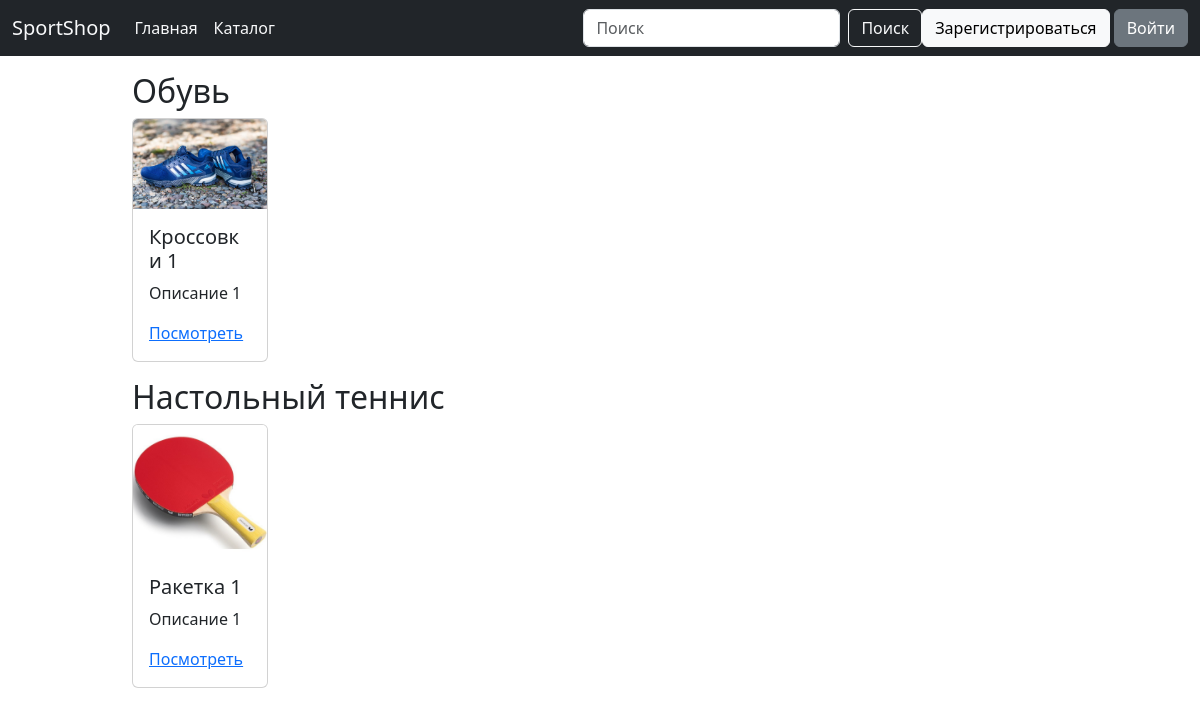
Page /catalogue on the committed database.
### data/goods.py (models this page shows, shortened)
class Goods(SqlAlchemyBase):
    __tablename__ = 'goods'
    id = sa.Column(sa.Integer, primary_key=True, autoincrement=True)
    name = sa.Column(sa.String, unique=True, nullable=True)
    desc = sa.Column(sa.Text, nullable=True)
    category = sa.Column(sa.String, nullable=True)
    price = sa.Column(sa.Double, nullable=True)
    image = sa.Column(sa.String, nullable=True)

### main.py (the view)
@app.route('/catalogue')
def catalogue():
    db_sess = db_session.create_session()
    goods_list = db_sess.query(Goods).all()
    categories = {}
    for goods_ in goods_list:
        if goods_.category not in categories:
            categories[goods_.category] = [goods_]
        else:
            categories[goods_.category].append(goods_)
    kwargs = {
        'title': 'Каталог',
        'catalogue': categories,
    }
    return render_template('catalogue.html', **kwargs)

### data/db_session.py (called while the page is built)
def create_session() -> Session:
    return __factory()

### templates/catalogue.html
{% extends "base.html" %}
{% block content %}
    {% for category in catalogue %}
        <p>
            <div class="container">
                <h2> {{ category }} </h2>
                <div class="row row-cols-md-6">
                    {% for goods in catalogue[category] %}
                        {% if loop.index <= 6 %}
                            <div class="col">
                                <div class="card">
                                    <img src="{{ goods.image }}" class="card-img-top">
                                    <div class="card-body">
                                        <h5 class="card-title"> {{ goods.name }} </h5>
                                        <p class="card-text"> {{ goods.desc }} </p>
                                        <a href="/goods/{{ goods.id }}" class="card-link"> Посмотреть </a>
                                    </div>
                                </div>
                            </div>
                        {% endif %}
                    {% endfor %}
                </div>
            </div>
        </p>
    {% endfor %}
{% endblock %}

### rows in the picture
Goods: category "Обувь", image (picture), name "Кроссовки 1", desc "Описание 1"
Goods: category "Настольный теннис", image (picture), name "Ракетка 1", desc "Описание 1"
